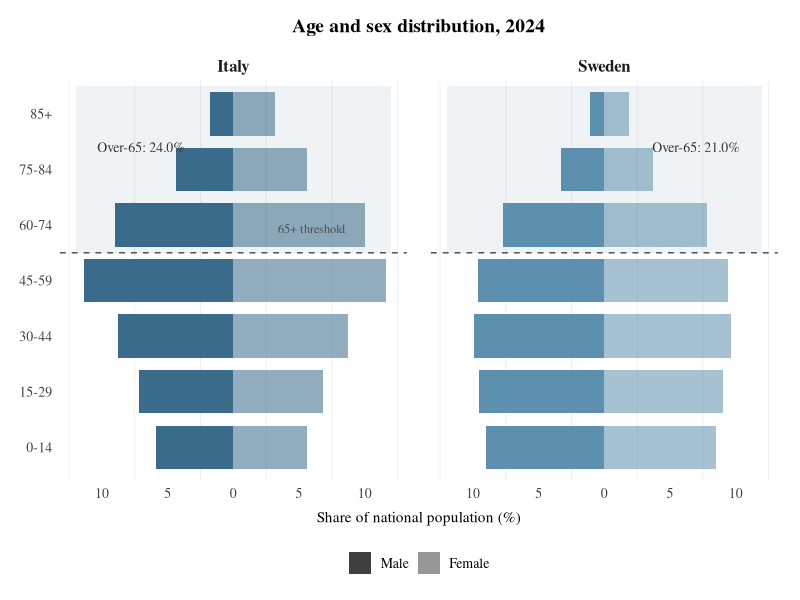

Recreate this plot in R.
# ==============================================================================
# FIG 1.1 — Demographic pyramid, Italy vs Sweden (2024) — redesign
# Thesis: "Beyond the Monolith"
#
# Two-panel population pyramid (Italy left, Sweden right). Stylised 2024 age-sex
# distribution (shares of national total), hardcoded from Istat 2024 (~58.99M) and
# Statistics Sweden 2024 (~10.55M) reference structures. Band shares sum to 100%
# per country; the 65+ threshold falls inside the 60--74 band, so the over-65 share
# is computed as (60--74)+(75--84)+(85+) minus the hardcoded 60--64 sub-share.
#
# OUTPUT: Invisible_Profiles_LaTeX_Overleaf/figures/01_intro/fig_1_1_demographic_pyramid_v2.png
#   300 DPI, 10in x 5in (~3000x1500 px). Original PNG preserved for rollback.
# ==============================================================================

suppressPackageStartupMessages({
  library(dplyr)
  library(tidyr)
  library(ggplot2)
})

setwd("/Users/vincenzosilvestri/SHARE_DATASET/DATASET RESEARCH")

POP_IT <- 58.99e6   # Istat 2024 total resident population (reference)
POP_SE <- 10.55e6   # Statistics Sweden 2024 total resident population (reference)

band_levels <- c("0-14", "15-29", "30-44", "45-59", "60-74", "75-84", "85+")

# Hardcoded shares (% of national total), Male / Female per band.
raw <- tribble(
  ~country, ~band,    ~Male, ~Female,
  "Italy",  "0-14",    5.9,   5.6,
  "Italy",  "15-29",   7.2,   6.8,
  "Italy",  "30-44",   8.8,   8.7,
  "Italy",  "45-59",  11.4,  11.6,
  "Italy",  "60-74",   9.0,  10.0,
  "Italy",  "75-84",   4.4,   5.6,
  "Italy",  "85+",     1.8,   3.2,
  "Sweden", "0-14",    9.0,   8.5,
  "Sweden", "15-29",   9.5,   9.0,
  "Sweden", "30-44",   9.9,   9.6,
  "Sweden", "45-59",   9.6,   9.4,
  "Sweden", "60-74",   7.7,   7.8,
  "Sweden", "75-84",   3.3,   3.7,
  "Sweden", "85+",     1.1,   1.9
)

# Hardcoded 60--64 sub-share (the under-65 part of the 60--74 band), to net the
# over-65 share down to the official Istat/SCB figure.
share_60_64 <- c(Italy = 10.0, Sweden = 4.5)

# --- Over-65 share computed from hardcoded values ---
over65 <- raw %>%
  mutate(total = Male + Female) %>%
  group_by(country) %>%
  summarise(sum_60plus = sum(total[band %in% c("60-74", "75-84", "85+")]),
            .groups = "drop") %>%
  mutate(over_65_share = sum_60plus - share_60_64[country])

cat("============================================================\n")
cat("FIG 1.1 demographic pyramid — Italy vs Sweden (2024)\n")
cat("============================================================\n")
cat(sprintf("Reference total population: Italy %.2fM, Sweden %.2fM\n", POP_IT/1e6, POP_SE/1e6))
for (i in seq_len(nrow(over65))) {
  cat(sprintf("  %-7s: 60+ band sum = %.1f%%, minus 60-64 (%.1f%%)  ->  over-65 share = %.1f%%\n",
              over65$country[i], over65$sum_60plus[i],
              share_60_64[over65$country[i]], over65$over_65_share[i]))
}
stopifnot(sum(raw$Male + raw$Female) == 200)  # 100% per country x 2 countries

# --- Long format: Male negative (left), Female positive (right) ---
pyr <- raw %>%
  pivot_longer(c(Male, Female), names_to = "sex", values_to = "share") %>%
  mutate(value   = ifelse(sex == "Male", -share, share),
         band    = factor(band, levels = band_levels),
         country = factor(country, levels = c("Italy", "Sweden")),
         sex     = factor(sex, levels = c("Male", "Female")))

country_colors <- c(Italy = "#3a6b8a", Sweden = "#5d8fae")

# 65+ threshold line sits between 45-59 (pos 4) and 60-74 (pos 5)
thr_y <- 4.5
thr_label <- data.frame(country = factor("Italy", levels = c("Italy", "Sweden")),
                        x = 8.5, y = thr_y + 0.35, label = "65+ threshold")

# Over-65 share annotation (one per panel), placed in the shaded region (75-84 band)
over_lab <- data.frame(
  country = factor(c("Italy", "Sweden"), levels = c("Italy", "Sweden")),
  x = c(-7, 7), y = c(6.4, 6.4),
  label = c("Over-65: 24.0%", "Over-65: 21.0%"))

p <- ggplot(pyr, aes(x = value, y = band, fill = country, alpha = sex)) +
  annotate("rect", xmin = -12, xmax = 12, ymin = 4.5, ymax = 7.5,
           fill = "#3a6b8a", alpha = 0.08) +
  geom_col(width = 0.78) +
  geom_hline(yintercept = thr_y, linetype = "dashed", color = "grey30", linewidth = 0.5) +
  geom_text(data = thr_label, aes(x = x, y = y, label = label),
            inherit.aes = FALSE, hjust = 1, vjust = 0, size = 3.1,
            color = "grey30", family = "serif") +
  geom_text(data = over_lab, aes(x = x, y = y, label = label),
            inherit.aes = FALSE, hjust = 0.5, size = 3.5,
            color = "grey20", family = "serif") +
  facet_wrap(~ country) +
  scale_fill_manual(values = country_colors, guide = "none") +
  scale_alpha_manual(values = c(Male = 1.0, Female = 0.55), name = NULL) +
  scale_x_continuous(limits = c(-12, 12), breaks = seq(-10, 10, 5),
                     labels = function(x) abs(x)) +
  guides(alpha = guide_legend(override.aes = list(fill = "grey25"))) +
  labs(title = "Age and sex distribution, 2024",
       x = "Share of national population (%)", y = NULL) +
  theme_minimal(base_family = "serif", base_size = 12) +
  theme(
    plot.title       = element_text(face = "bold", size = 14, hjust = 0.5,
                                    margin = margin(b = 10)),
    strip.text       = element_text(face = "bold", size = 12),
    axis.text        = element_text(size = 10, color = "gray25"),
    axis.title.x     = element_text(size = 11, margin = margin(t = 8)),
    legend.position  = "bottom",
    legend.text      = element_text(size = 10),
    panel.grid.major = element_blank(),
    panel.grid.minor.y = element_blank(),
    panel.grid.minor.x = element_line(color = alpha("grey50", 0.15)),
    panel.spacing    = unit(1.2, "lines"),
    plot.margin      = margin(14, 16, 12, 14)
  )

out <- "Invisible_Profiles_LaTeX_Overleaf/figures/01_intro/fig_1_1_demographic_pyramid_v3.png"
ggsave(out, p, width = 10, height = 5, dpi = 300, bg = "white")
cat("\nSaved:", out, "\n")
